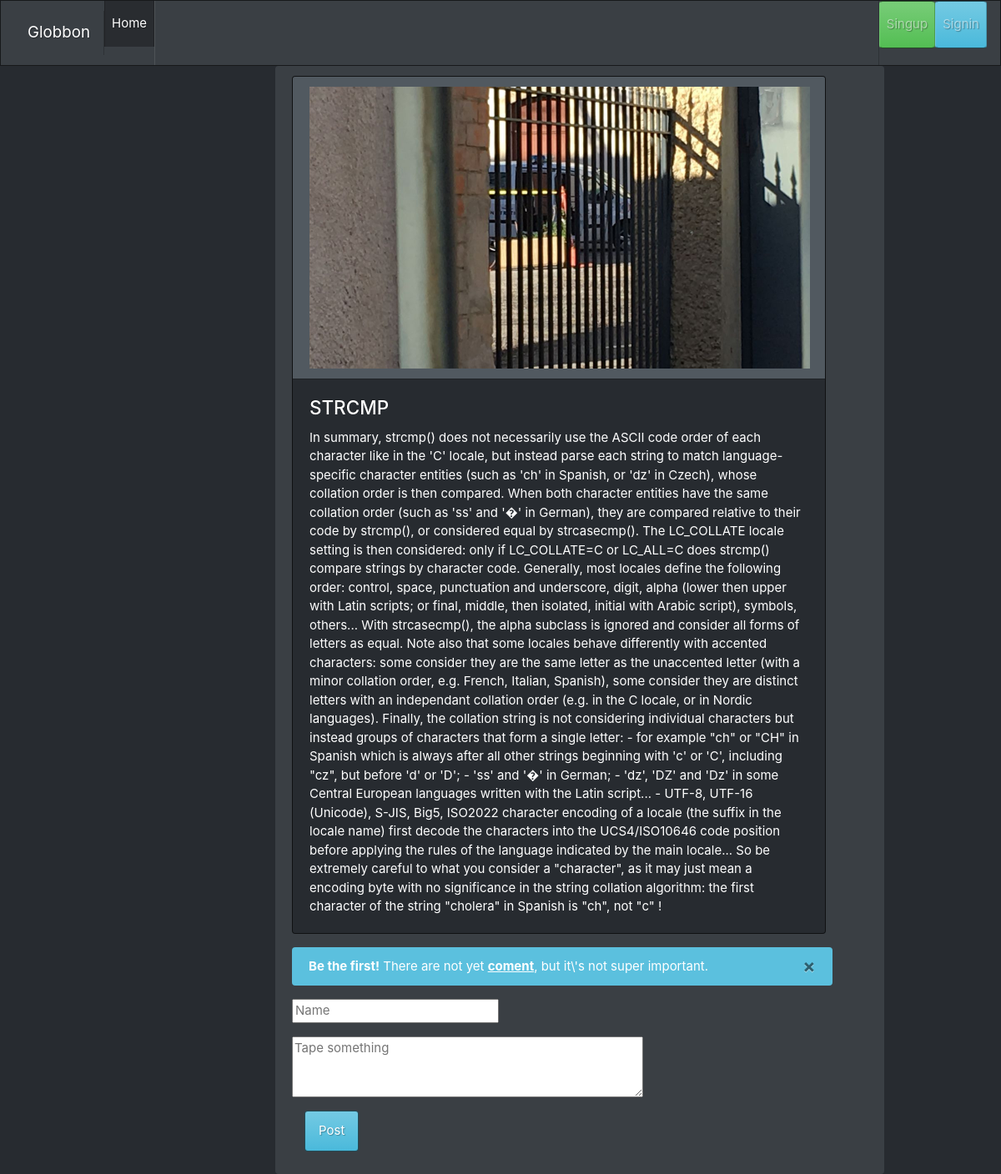
The page /index.php?action=more&id=18 on the database its author committed.
### tables this page shows
CREATE TABLE `article` (
  `id` tinyint(6) unsigned NOT NULL AUTO_INCREMENT,
  `title` varchar(255) NOT NULL,
  `content` text DEFAULT NULL,
  `author` tinyint(6) unsigned NOT NULL,
  `image` varchar(255) DEFAULT NULL,
  PRIMARY KEY (`id`),
  KEY `author` (`author`),
  CONSTRAINT `article_ibfk_1` FOREIGN KEY (`author`) REFERENCES `user` (`id`)
);

### src/Controller/ArticleController.php (called while the page is built, shortened)
<?php
if(isset($_GET['action'])){
    $action = strip_tags($_GET['action']).'Action';
}
$tabAction = ['newarticleAction','mylistAction','moreAction','listAction'] ;
echo in_array($action,$tabAction) ? $action($pdo) : listAction($pdo); ;
function moreAction(object $pdo=null):void
{
    include "View/Article/details.php";
}
?>

### src/script/function.php (called while the page is built, shortened)
<?php
function getArticle(int $id, $pdo):array
{
    $array             =[];
    $query             = 'SELECT article.id, article.title, article.content, article.author,article.image FROM article LEFT JOIN user ON article.author=user.id WHERE article.id=:id';
    $statement         = $pdo->prepare($query);
    $statement->execute([':id' => (int)$id]);
    while( $data = $statement->fetch(PDO::FETCH_ASSOC) ) {
        $array[]       = $data;
    }
    return !$array ? [] : $array;
}

### src/View/Article/details.php (the view, shortened to what this page needs)
<div class='alert alert-dismissible alert-primary'><?php
    if(isset($_GET['id'])):
        $id = testData($_GET['id']);
        $article = getArticle($id,$pdo);?>
            <?php
                foreach($article as $item){?>
                    <tr>
                        <div class="card text-white bg-dark mb-3" style="max-width: 40rem;">
                            <div class="card-header"><?php if($item['image']!= './files/'){?> <img width='600' heigth='300' src= <?= $item['image'] ?>><?php }?></div>
                            <div class="card-body">
                                <h4 class="card-title"><?=mb_strtoupper($item['title'])?></h4>
                                <p class="card-text"><?=$item['content']?></p>
                            </div>
                        </div>
                    </tr><?php
                }
                if(isset($item)){
                    $coms   = getComs($item['id'],$pdo);
                }
                ?>
                <tr>
                    <?php
                    if(isset($coms)){
                        foreach($coms as $aCom){?>
                            <span class="badge badge-pill badge-light">
                                <?php echo $aCom['username'];?>
                            </span>
                            <br>
                            <div class="alert alert-dismissible alert-warning">
                                <?php echo $aCom['content'];?>
                            </div><?php
                        }
                        empty($coms) ? beFirstCom() : false ;
                    }else{
                        beFirstCom();
                    }?>
                </tr>
    <?php
    endif;?>
        <div class="container">
            <form action="index.php?action=more&id=<?=$id;?>" method="POST" >
                <div class="form-group row">
                    <input type="text" name="username" id="username" required="required" value="<?php echo isset($_SESSION["connexion"]) ? showPseudo() :'';?>" placeholder="Name">
                </div>
                <div class="form-group row">
                    <textarea name="coment" name="coment" rows="3" cols="40" required="required" placeholder="Tape something"></textarea>
                </div>
                <button class="btn btn-info" type="submit">Post</button>
            </form>
        </div>
</div>

### rows shown on the page
article: image (picture), title "STRCMP", content "In summary, strcmp() does not necessarily use the ASCII code order of each character like in the 'C' locale, but instead parse each string to match language-specific character entities (such as 'ch' in Spanish, or 'dz' in Czech), whose collation order is then compared. When both character entities have the same collation order (such as 'ss' and '�' in German), they are compared relative to their code by strcmp(), or considered equal by strcasecmp(). The LC_COLLATE locale setting is then considered: only if LC_COLLATE=C or LC_ALL=C does strcmp() compare strings by character code. Generally, most locales define the following order: control, space, punctuation and underscore, digit, alpha…"
